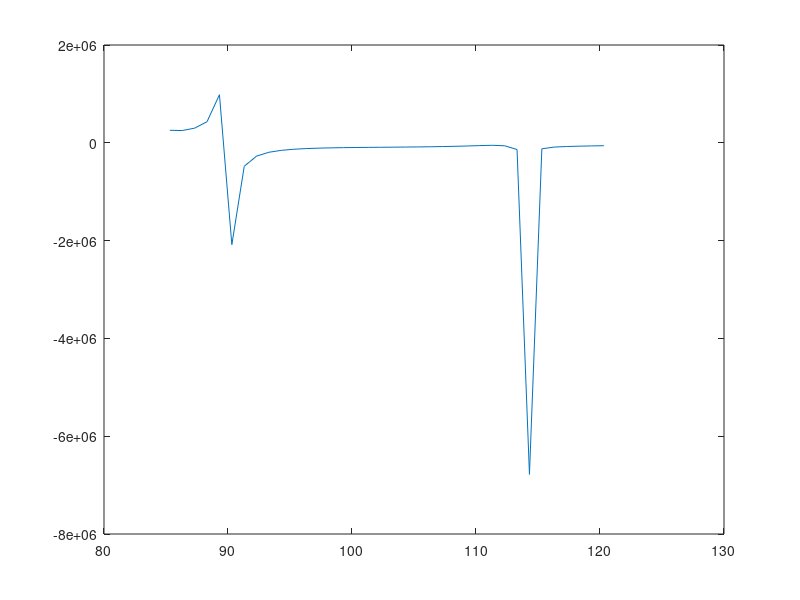

This figure's MATLAB source:

clear;
clc;

% initial variables
theta_2_init = 85.31;  % initial input angle
theta_3_init = 270.13;
theta_4_init = 301.43;
omega_2 = 4  % given input angular velocity in degrees per sec 
r1 = 76.14;    % link lengths (which are fixed throughout)
r2 = 43.16;
r3 = 30;
r4 = 66.28;
r5 = 19.40;  % used for position and velocity analysis for CP on door 
r6 = 15;

v2 = r2 * omega_2; % input velocity;
F_out = 0.25*(30*70);  % force due to pressure calculated from given dynamic pressure and door area

n = 0   % iteration counter
theta_2 = theta_2_init;  % for iteration
theta_3 = theta_3_init;
theta_4 = theta_4_init;

omega_3 = 0;

% create matrix to hold kinematic coefficients
theta_3_prime = 1;  % assign random values to these initially
theta_4_prime = 1;
coeff_matrix = [theta_3_prime; theta_4_prime];

% create matrix for change in theta 3 and theta 4
delta_theta_3 = 0;
delta_theta_4 = 0;
delta_matrix = [delta_theta_3;delta_theta_4];

theta_2_array = [];
omega_3_array = [];  % to store the omega 3 values
inputTorquearray = [];


while (theta_2 < 121.31)
  
  n = n+1;
  theta_2_array = horzcat(theta_2_array,theta_2); % store current theta2 value in array
  
  
  % for finding change in theta 3 and theta 4
  f_a = r2*cosd(theta_2)- r3*cosd(theta_3)- r4*cosd(theta_4)-r1;
  f_b = r2*sind(theta_2)- r3*sind(theta_3)- r4*sind(theta_4);
  function_matrix1 = [f_a;f_b];
  
  % for finding kinematic coeffient  
  f1 = r2 * sind(theta_2);
  f2 = -r2 * cosd(theta_2);
  function_matrix2 = [f1;f2];
  
  % create Jacobian matrix
  J11 = r3*sind(theta_3);
  J12 = r4*sind(theta_4);
  J21 = -r3*cosd(theta_3);
  J22 = -r4*cosd(theta_4);
  [J]= [J11 J12;
       J21 J22];
  
  % find change in theta 3 and 4
  [delta_matrix] = -J^(-1) * [function_matrix1];
  delta_theta_3 = delta_matrix(1);
  delta_theta_4 = delta_matrix(2);
  
  % find kinematic coefficients
  [coeff_matrix] = -J^(-1) * [function_matrix2];
  theta_3_prime = coeff_matrix(1);
  theta_4_prime = coeff_matrix(2);
  
  
  omega_3 = theta_3_prime * omega_2; % find new value of omega 3 for this iteration
  
  omega_3_array = horzcat(omega_3_array,omega_3); % store the omega 3 value for this iteration
  
  % position analysis for CP on door
  r7x = (r2*cosd(theta_2)) - (r5*sind(theta_3)) + (r6*cosd(theta_3));
  r7y = (r2*sind(theta_2)) + (r5*cosd(theta_3)) + (r6*sind(theta_3));
  % r_out = sqrt((r7x)^2 +(r7y)^2);
  theta_out = atan(r7y/r7x);
  
  % velocity anallysis for CP on door
  v7x = (-r2*omega_2*sind(theta_2)) - (r5*omega_3*cosd(theta_3)) - (r6*omega_3*sind(theta_3));
  v7y = (r2*omega_2*cosd(theta_2)) - (r5*omega_3*sind(theta_3)) + (r6*omega_3*cosd(theta_3));
  v_out = sqrt((v7x)^2 + (v7y)^2);
  
  
  % Calculate input force and torque
  F_in = ((v_out*cosd(theta_out))/(v2*cosd(theta_2))) * F_out; 
  T_in = F_in * r2;
  
  inputTorquearray = horzcat(inputTorquearray,T_in); % store the input torque value for this iteration 
  
  % find new values of theta 3 and 4 for next iteration
  theta_3 = theta_3 + delta_theta_3;
  theta_4 = theta_4 + delta_theta_4;
  
  theta_2 = theta_2 + 1; % increment theta 2 by 1 degree for next iteration
  
end

% Plot figures 
plot(theta_2_array, omega_3_array);
plot(theta_2_array, inputTorquearray);

